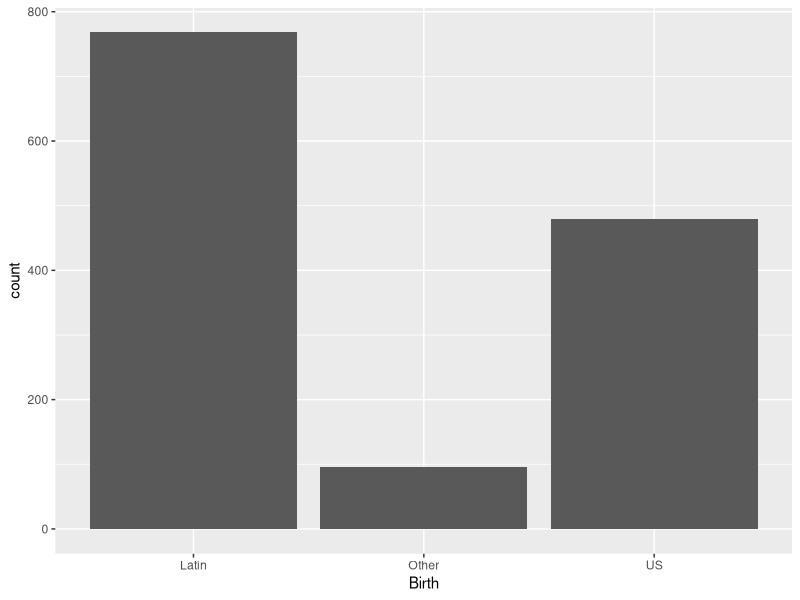
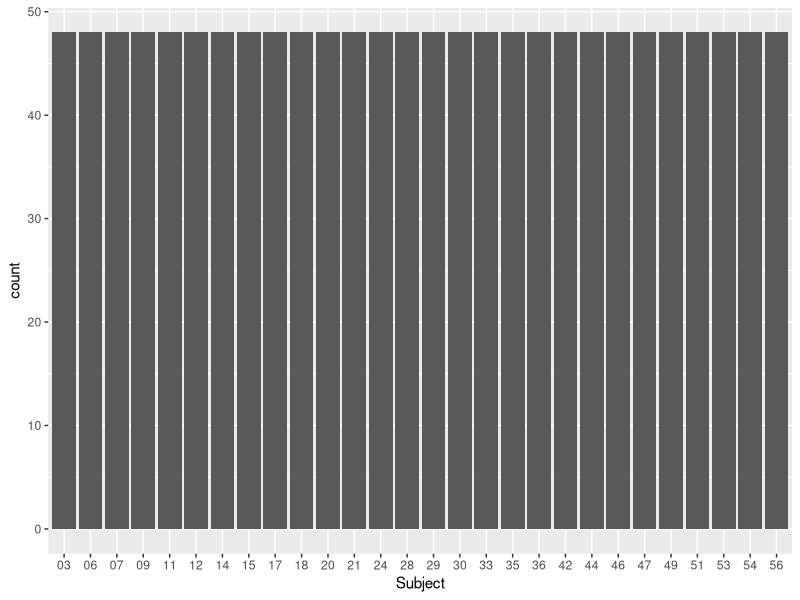
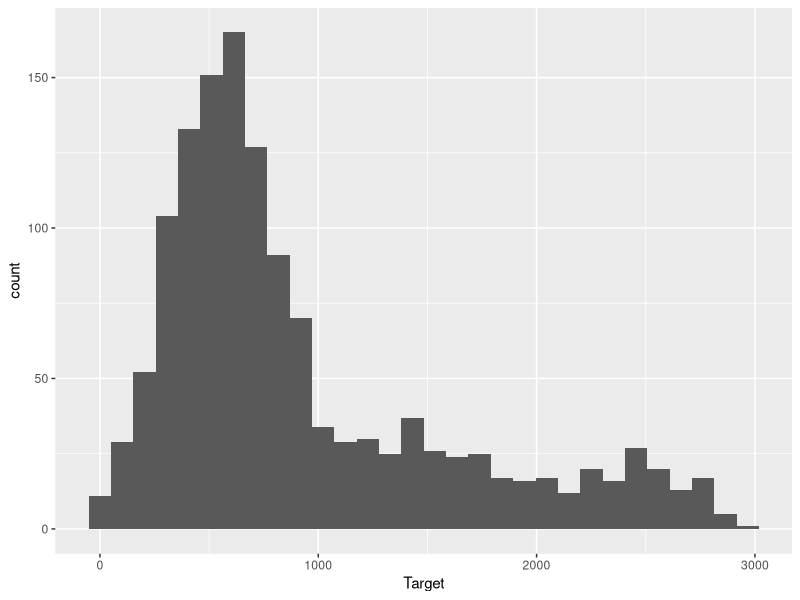
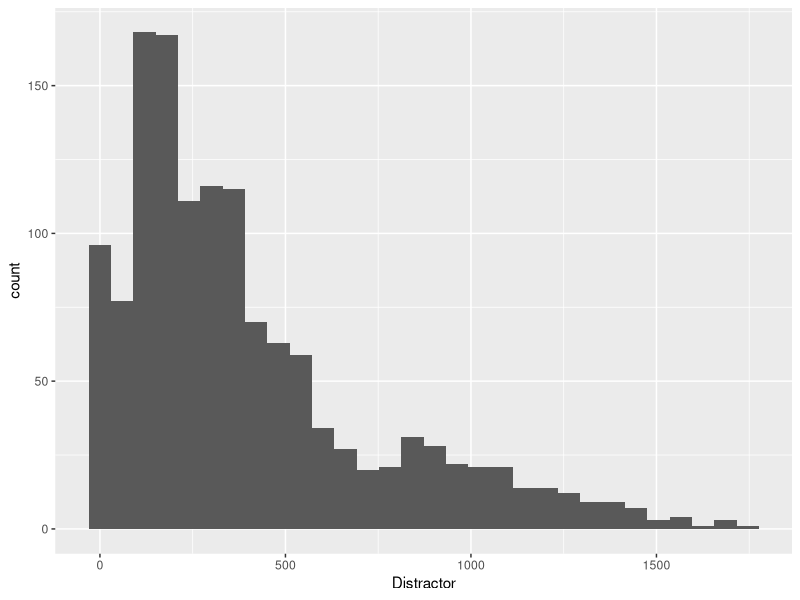
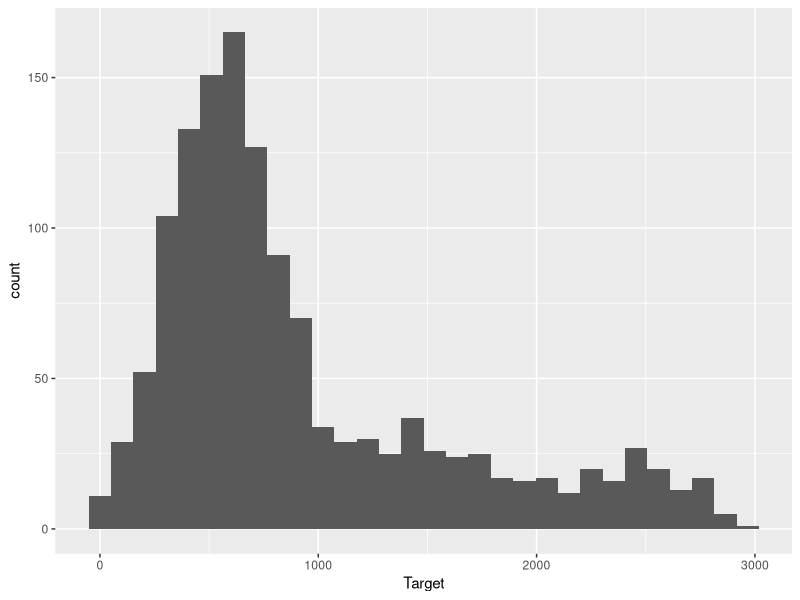
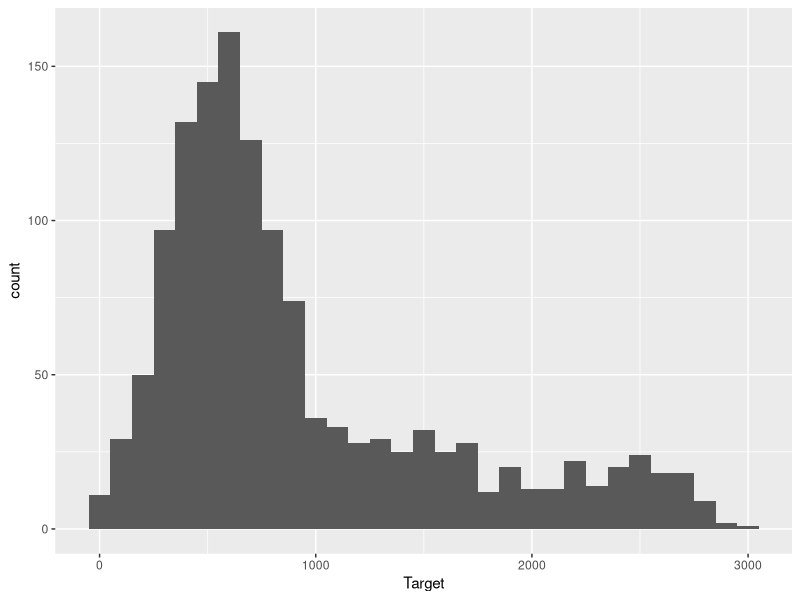
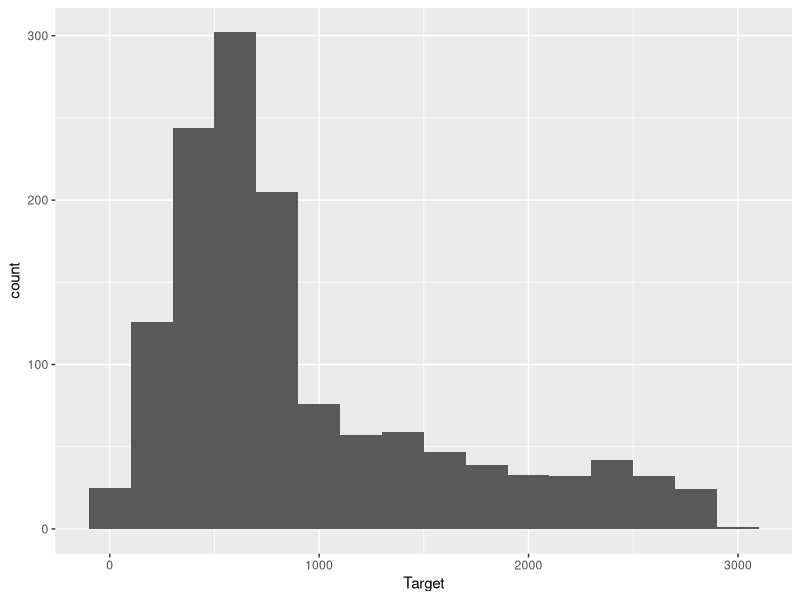
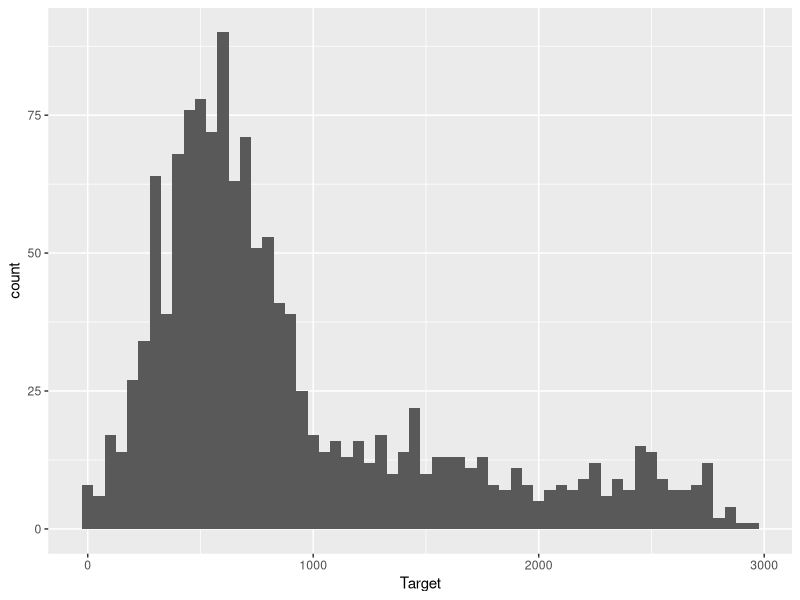

Write the R code that produced these figures, in order.
## ---- chunk 1
library(tidyverse)
## ---- chunk 2
cs <- read_csv("data/CSLex_Subset.csv")
glimpse(cs)
## ---- chunk 3
ggplot(cs, aes(x = Birth)) + geom_bar()
## ---- chunk 4
cs %>% 
  count(Birth)
## ---- chunk 5
ggplot(cs, aes(x = Subject)) + geom_bar()
## ---- chunk 6
ggplot(cs, aes(x = Target)) + geom_histogram()
ggplot(cs, aes(x = Distractor)) + geom_histogram()
## ---- chunk 7
ggplot(cs, aes(x = Target)) + geom_histogram()
ggplot(cs, aes(x = Target)) + geom_histogram(binwidth = 100)
ggplot(cs, aes(x = Target)) + geom_histogram(binwidth = 200)
ggplot(cs, aes(x = Target)) + geom_histogram(binwidth = 50)

## ---- chunk 8
ggplot(cs, aes(x = Target)) + 
  geom_histogram(binwidth = 200) + 
  facet_wrap(~Subject)

## ---- chunk 9
ggplot(cs, aes(x = Track_Loss)) + 
  geom_histogram(binwidth = 50) +
  facet_wrap(~Subject)
## ---- chunk 10
cs2 <- cs %>% 
  mutate(cTrack_Loss = ifelse(Track_Loss > 200, NA, Track_Loss))
## ---- chunk 11
mean(cs$Track_Loss)
mean(cs2$cTrack_Loss)
## ---- chunk 12
mean(cs2$cTrack_Loss, na.rm = TRUE)
## ---- chunk 13
cs3 <- cs2 %>% 
  mutate(missing_Track_Loss = is.na(cTrack_Loss))
ggplot(data = cs3, aes(Time.100)) +
  geom_freqpoly(aes(color = missing_Track_Loss), binwidth = 100)
## ---- chunk 14
ggplot(cs, aes(x = Target)) +
  geom_freqpoly(aes(color = Gender))
## ---- chunk 15
ggplot(cs, aes(x = Target)) +
  geom_freqpoly(aes(color = Type))
## ---- chunk 16
cs %>% 
  count(Gender, Type)
## ---- chunk 17
cs3 %>% 
  count(missing_Track_Loss, Subject) %>% 
  arrange(Subject)
## ---- chunk 18
ggplot(cs, aes(x = Target, Distractor)) +
  geom_point(position = "jitter")
